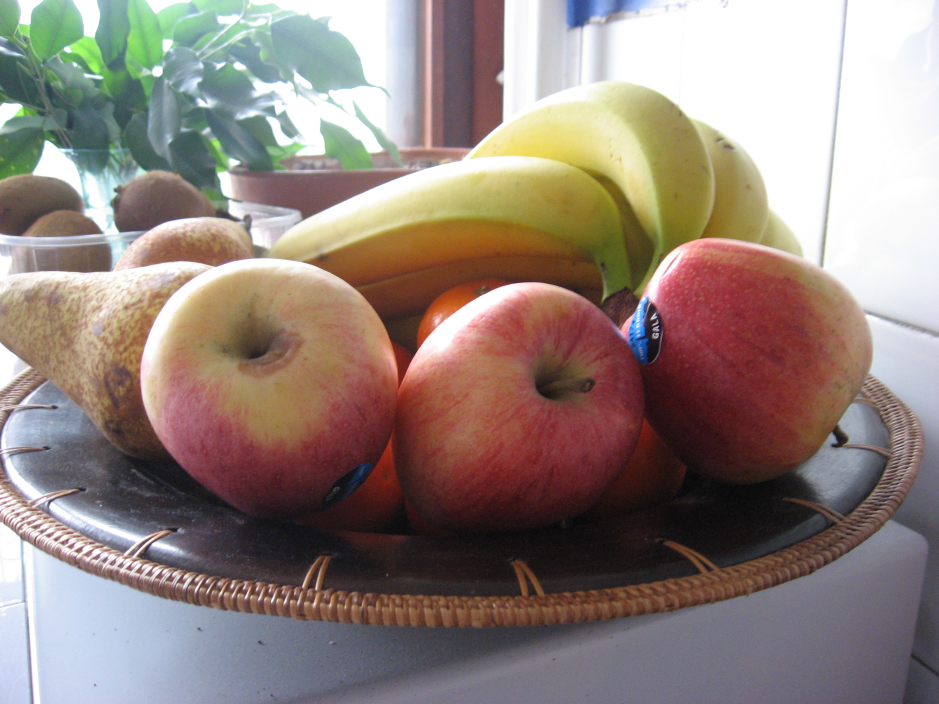
#> input picture project3_sift/PySIFT/dataset-cv/fruit1.jpg, 2816 x 2112 px, found by its file name (shown at 1/3 size); its folder holds 8 pictures in this run
$ jupyter execute --allow-errors assignment3.ipynb
#> lines starting #> are read from the running program, lines starting #| are printed output that depends on the picture
# Assignment3 - Computer vision
# Name: Vuong Minh Phu
# Instructor: Prof. Lee Hyojong

#### I will create a function that searches matched images from gallery images. As I observed in the gallery, all the images were named by it characteristic, for example: dog1.jpg, cup1.jpg, etc. Therefore, I will only apply SIFT extracture on objects with the same type. This will help reduce the computational resources. Hpwever, if we name the images randomly, we need to iterate the whole gallery.

#### I utilized the glob and re module to read and extract the objects's name.

#### As we can see in the report, SamL98 PySIFT library is very useful for understanding SIFT, but the code is very slow and hardly can be applied here. That's why I will use a highly optimized library, OpenCV, for this task.

#### Firstly the function will read the input image directory then convert it into gray scale, and calculate its keypoints. The same procedure is done for all the same type of images in the gallery.

#### After we get the features of the two images, we can apply Brute-Force Matcher by OpenCV. This method the decriptor of one feeture in first set and is matched with all other features in second set using some distance calculation. And the closest one is returned. In this function I use knnMatch which is standed for K-nearest neighbor match. This method will return k best matches. Subsequently, we check if two of these features are close or not. If they are close enough (for a specific threshold) then we consider them as potentially matched. Further threshold is applied to get the final result. Finally, we save the matched image in the database.

[cell 1]
import cv2
import re
import matplotlib.pyplot as plt
import glob
def match_image(img_path,img_dict_path):
    sift = cv2.xfeatures2d.SIFT_create() # create a SIFT detector
    bf = cv2.BFMatcher() # create a matcher
    img1_object = re.split('\d+',img_path.split('/')[-1])[0] # split the string for extracting the object name
    img1 = cv2.imread(img_path)
#> img1 is the input picture: shape (2112, 2816, 3); mean B, G, R 124.2, 131.1, 145.9
    img1 = cv2.cvtColor(img1, cv2.COLOR_BGR2GRAY)
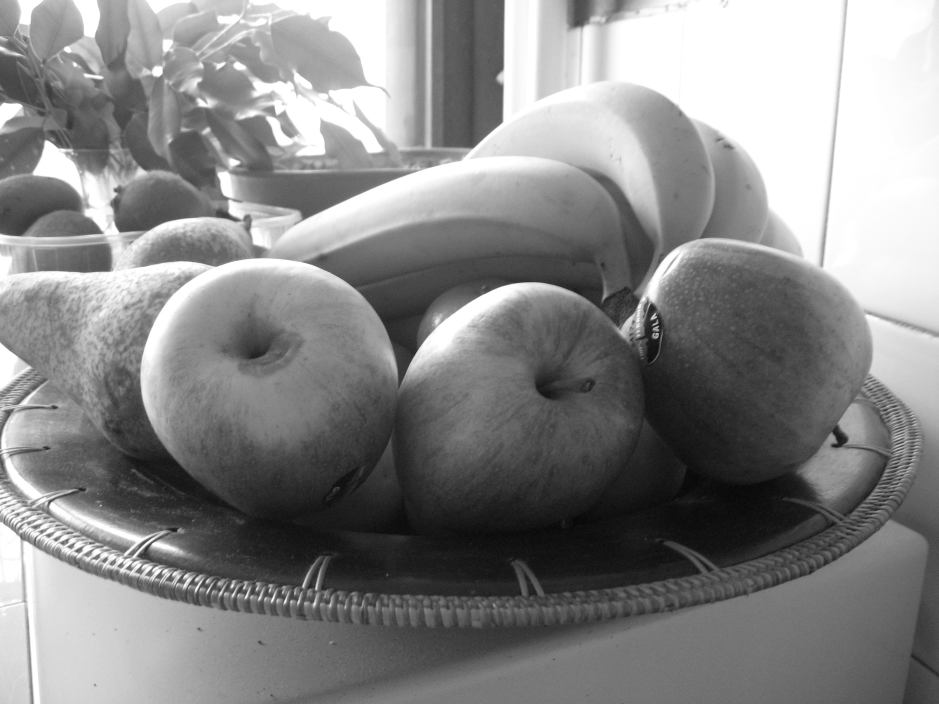
#> img1: shape (2112, 2816) (shown at 1/3 size); min 1, max 255, mean 134.7
    keypoints_1, descriptors_1 = sift.detectAndCompute(img1,None) # compute keypoints
#> keypoints_1 = 2823 keypoints; strongest (x, y, size): (165, 490, 73.5), (1961, 951, 9.7), (1345, 1002, 102), (696, 1758, 6.8)
    img_dict = glob.glob(img_dict_path)
    for img in img_dict:
        if img.split('\\')[1].lower() == img_path.split('/')[-1].lower(): continue # same image -> skip
        img2_object = re.split('\d+',img.split('\\')[1])[0] # split the string the extract the name of object
        if img2_object != img1_object: continue # different object -> skip
        img2 = cv2.imread(img)
        img2 = cv2.cvtColor(img2, cv2.COLOR_BGR2GRAY)
        keypoints_2, descriptors_2 = sift.detectAndCompute(img2,None)
        matches = bf.knnMatch(descriptors_1,descriptors_2, k=2) # match  features of the image we're considering and the image in the gallery
        save_file = 'C:/Users/default.DESKTOP-IU77C8K/Desktop/github/Computer-Vision/project3_sift/PySIFT/results/'+'match_with_'+img.split('\\')[1].split('.')[0]+'.jpg'
        # Apply ratio test
        good = []
        for m,n in matches:
            if m.distance < 0.75*n.distance: # if two feature have 75% similar then considering them as close
                # where matches object has the attribute distance stand for the distance between descriptors.
                good.append([m])
        if len(good) >=20: # apply further threshold
            img3 = cv2.drawMatchesKnn(img1, keypoints_1, img2, keypoints_2, (good), None, # draw matched image
                          matchColor=(0, 255, 0), matchesMask=None,
                          singlePointColor=(255, 0, 0), flags=0)
            print("match with",img.split('\\')[1].split('.')[0])
            plt.imshow(img3)
            plt.savefig(save_file)
        else: print("not match with",img.split('\\')[1].split('.')[0])

#> (a cell that did not finish here is left out)

#> (a cell that did not finish here is left out)

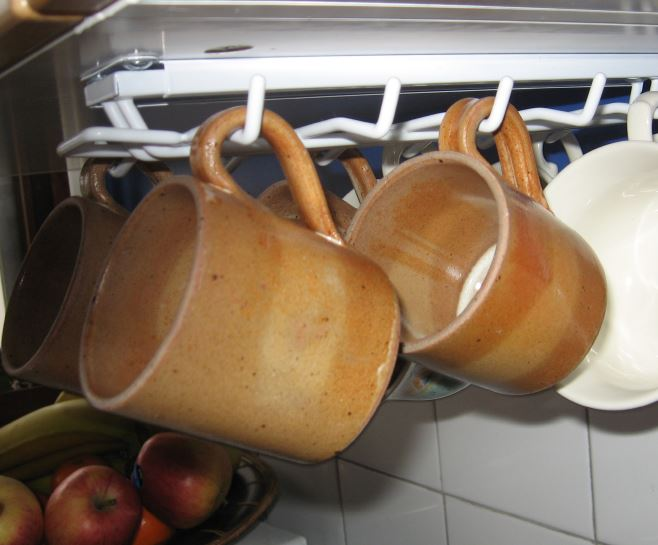
#> input picture project3_sift/PySIFT/dataset-cv/cup1.JPG, 658 x 545 px, found by its file name
#> in match_image, img1 is the input picture: shape (545, 658, 3); mean B, G, R 94.8, 112.5, 131.1
#> in match_image (call 2), `img1 = cv2.cvtColor(img1, cv2.COLOR_BGR2GRAY)`:
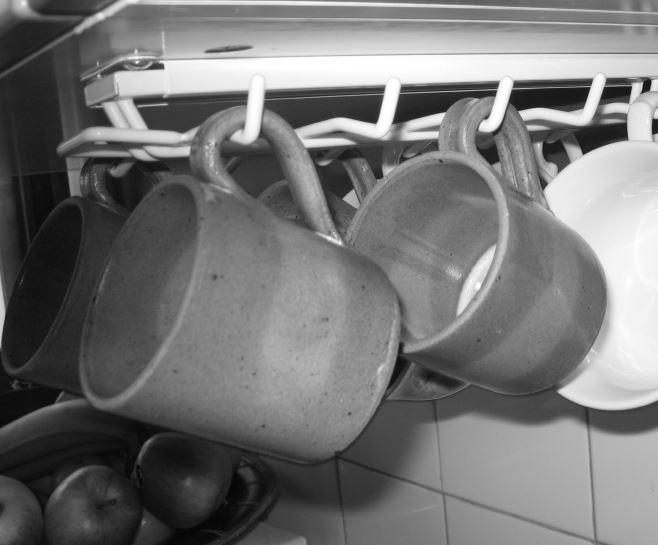
#> img1: shape (545, 658); min 4, max 255, mean 116
#> in match_image (call 2), `keypoints_1, descriptors_1 = sift.detectAndCompute(img1,None)`: keypoints_1 = 483 keypoints; strongest (x, y, size): (617, 90, 16.6), (647, 85, 7.5), (526, 95, 19.6), (417, 101, 24)

#> (a cell that did not finish here is left out)

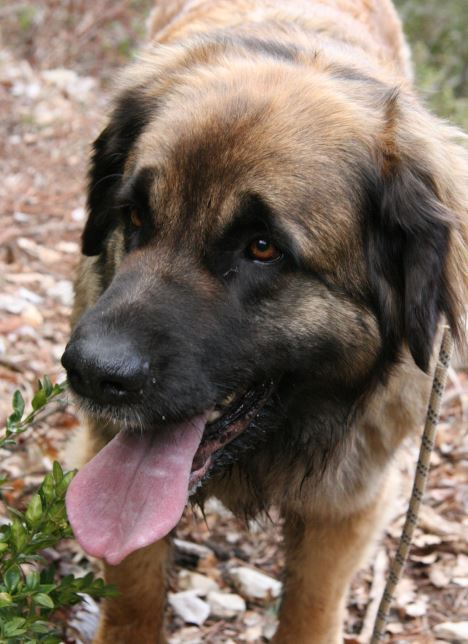
#> input picture project3_sift/PySIFT/dataset-cv/dog1.JPG, 468 x 644 px, found by its file name
#> in match_image, img1 is the input picture: shape (644, 468, 3); mean B, G, R 101.6, 114.2, 130.6
#> in match_image (call 3), `img1 = cv2.cvtColor(img1, cv2.COLOR_BGR2GRAY)`:
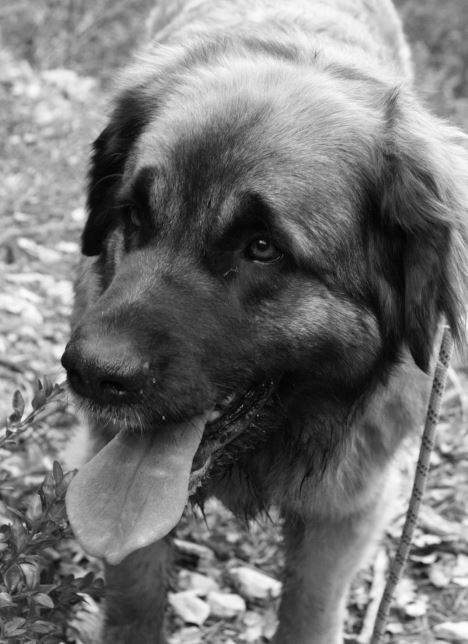
#> img1: shape (644, 468); min 0, max 255, mean 117.7
#> in match_image (call 3), `keypoints_1, descriptors_1 = sift.detectAndCompute(img1,None)`: keypoints_1 = 1720 keypoints; strongest (x, y, size): (203, 598, 4.7), (428, 559, 6), (190, 624, 4.8), (427, 550, 7.6)

#> (a cell that did not finish here is left out)

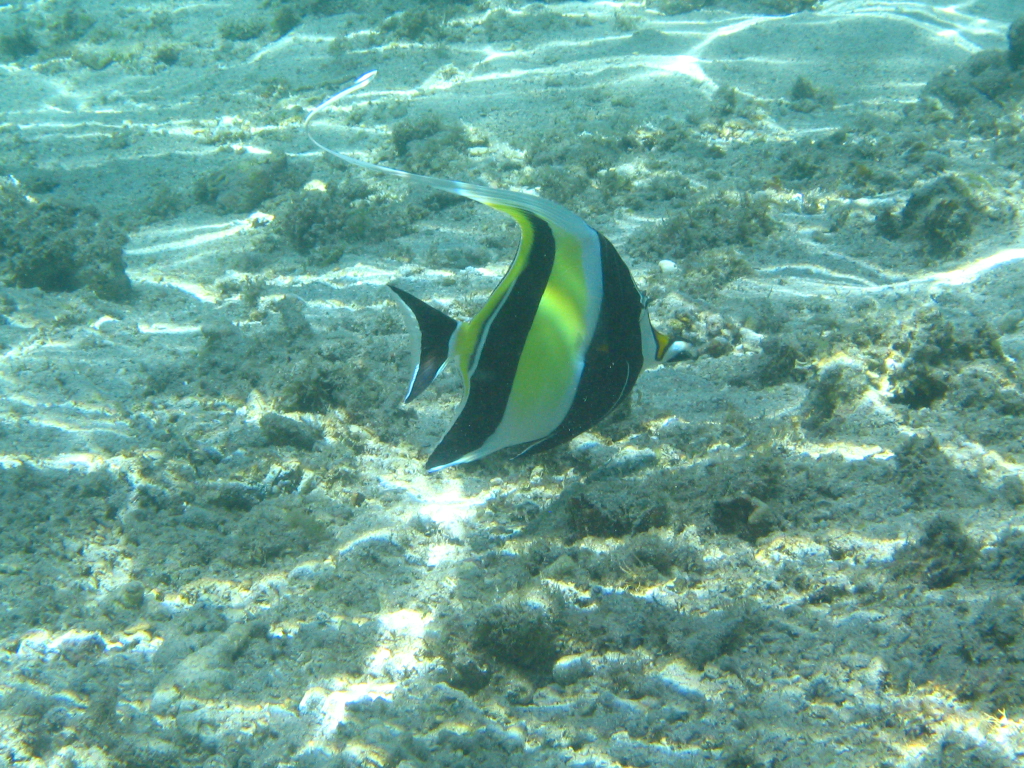
#> input picture project3_sift/PySIFT/dataset-cv/fish1.jpg, 2048 x 1536 px, found by its file name (shown at 1/2 size)
#> in match_image, img1 is the input picture: shape (1536, 2048, 3); mean B, G, R 149.5, 162.4, 107.7
#> in match_image (call 4), `img1 = cv2.cvtColor(img1, cv2.COLOR_BGR2GRAY)`:
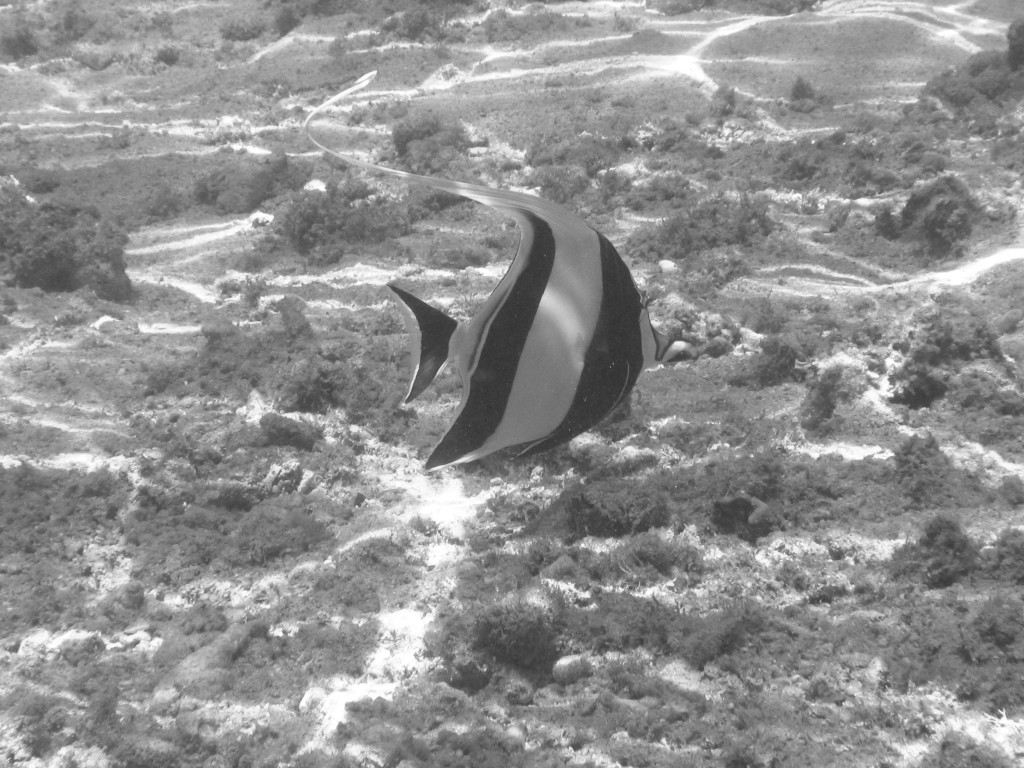
#> img1: shape (1536, 2048) (shown at 1/2 size); min 40, max 255, mean 144.6
#> in match_image (call 4), `keypoints_1, descriptors_1 = sift.detectAndCompute(img1,None)`: keypoints_1 = 18898 keypoints; strongest (x, y, size): (1358, 690, 14.3), (1127, 1324, 16.2), (1352, 973, 1.9), (1334, 529, 16.7)
